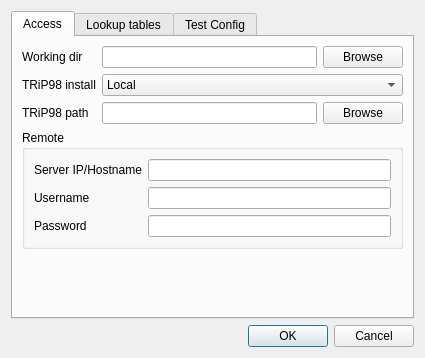
<?xml version="1.0" encoding="UTF-8"?>
<ui version="4.0">
 <class>tripConfig</class>
 <widget class="QDialog" name="tripConfig">
  <property name="geometry">
   <rect>
    <x>0</x>
    <y>0</y>
    <width>425</width>
    <height>358</height>
   </rect>
  </property>
  <property name="windowTitle">
   <string>TRiP98 Configuration</string>
  </property>
  <layout class="QVBoxLayout" name="verticalLayout">
   <item>
    <widget class="QTabWidget" name="tabWidget">
     <property name="currentIndex">
      <number>0</number>
     </property>
     <widget class="QWidget" name="tab_access">
      <attribute name="title">
       <string>Access</string>
      </attribute>
      <layout class="QFormLayout" name="formLayout_2">
       <item row="1" column="0">
        <widget class="QLabel" name="wdirpath_label">
         <property name="text">
          <string>Working dir</string>
         </property>
        </widget>
       </item>
       <item row="1" column="1">
        <layout class="QHBoxLayout" name="wdir_horizontalLayout">
         <item>
          <widget class="QLineEdit" name="wdirPath_lineEdit">
           <property name="sizePolicy">
            <sizepolicy hsizetype="Expanding" vsizetype="Fixed">
             <horstretch>0</horstretch>
             <verstretch>0</verstretch>
            </sizepolicy>
           </property>
          </widget>
         </item>
         <item>
          <widget class="QPushButton" name="wdirPath_pushButton">
           <property name="text">
            <string>Browse</string>
           </property>
          </widget>
         </item>
        </layout>
       </item>
       <item row="2" column="0">
        <widget class="QLabel" name="tripAccess_label">
         <property name="text">
          <string>TRiP98 install</string>
         </property>
        </widget>
       </item>
       <item row="2" column="1">
        <widget class="QComboBox" name="tripAccess_comboBox">
         <item>
          <property name="text">
           <string>Local</string>
          </property>
         </item>
         <item>
          <property name="text">
           <string>Remote</string>
          </property>
         </item>
        </widget>
       </item>
       <item row="3" column="0">
        <widget class="QLabel" name="tripPath_label">
         <property name="text">
          <string>TRiP98 path</string>
         </property>
        </widget>
       </item>
       <item row="3" column="1">
        <layout class="QHBoxLayout" name="horizontalLayout_3">
         <item>
          <widget class="QLineEdit" name="tripPath_lineEdit"/>
         </item>
         <item>
          <widget class="QPushButton" name="tripPath_pushButton">
           <property name="text">
            <string>Browse</string>
           </property>
          </widget>
         </item>
        </layout>
       </item>
       <item row="8" column="0" colspan="2">
        <widget class="QGroupBox" name="remote_tab">
         <property name="sizePolicy">
          <sizepolicy hsizetype="Preferred" vsizetype="Maximum">
           <horstretch>0</horstretch>
           <verstretch>0</verstretch>
          </sizepolicy>
         </property>
         <property name="title">
          <string>Remote</string>
         </property>
         <layout class="QFormLayout" name="formLayout">
          <item row="0" column="1">
           <widget class="QLineEdit" name="serverip_lineEdit"/>
          </item>
          <item row="1" column="0">
           <widget class="QLabel" name="username_label">
            <property name="text">
             <string>Username</string>
            </property>
           </widget>
          </item>
          <item row="1" column="1">
           <widget class="QLineEdit" name="username_lineEdit"/>
          </item>
          <item row="2" column="0">
           <widget class="QLabel" name="password_label">
            <property name="text">
             <string>Password</string>
            </property>
           </widget>
          </item>
          <item row="2" column="1">
           <widget class="QLineEdit" name="password_lineEdit"/>
          </item>
          <item row="0" column="0">
           <widget class="QLabel" name="serverip_label">
            <property name="text">
             <string>Server IP/Hostname</string>
            </property>
           </widget>
          </item>
         </layout>
        </widget>
       </item>
      </layout>
     </widget>
     <widget class="QWidget" name="tab_lut">
      <attribute name="title">
       <string>Lookup tables</string>
      </attribute>
      <layout class="QVBoxLayout" name="verticalLayout_2">
       <item>
        <widget class="QGroupBox" name="groupBox_hlut">
         <property name="title">
          <string>Hounsfield lookup table (HLUT)</string>
         </property>
         <layout class="QHBoxLayout" name="horizontalLayout_4">
          <item>
           <widget class="QLineEdit" name="hlut_lineEdit"/>
          </item>
          <item>
           <widget class="QPushButton" name="hlut_pushButton">
            <property name="text">
             <string>Browse</string>
            </property>
           </widget>
          </item>
         </layout>
        </widget>
       </item>
       <item>
        <widget class="QGroupBox" name="groupBox">
         <property name="title">
          <string>Stopping power table (dE/dx)</string>
         </property>
         <layout class="QHBoxLayout" name="horizontalLayout_2">
          <item>
           <widget class="QLineEdit" name="dedx_lineEdit"/>
          </item>
          <item>
           <widget class="QPushButton" name="dedx_pushButton">
            <property name="text">
             <string>Browse</string>
            </property>
           </widget>
          </item>
         </layout>
        </widget>
       </item>
       <item>
        <spacer name="verticalSpacer">
         <property name="orientation">
          <enum>Qt::Vertical</enum>
         </property>
         <property name="sizeHint" stdset="0">
          <size>
           <width>20</width>
           <height>20</height>
          </size>
         </property>
        </spacer>
       </item>
      </layout>
     </widget>
     <widget class="QWidget" name="tab_test">
      <attribute name="title">
       <string>Test Config</string>
      </attribute>
      <layout class="QVBoxLayout" name="verticalLayout_3">
       <item>
        <widget class="QGroupBox" name="groupBox_version">
         <property name="title">
          <string>TRiP98 Version</string>
         </property>
         <layout class="QHBoxLayout" name="horizontalLayout">
          <item>
           <widget class="QLabel" name="version_label">
            <property name="sizePolicy">
             <sizepolicy hsizetype="Expanding" vsizetype="Preferred">
              <horstretch>0</horstretch>
              <verstretch>0</verstretch>
             </sizepolicy>
            </property>
            <property name="text">
             <string>Version: </string>
            </property>
           </widget>
          </item>
          <item>
           <widget class="QPushButton" name="version_pushButton">
            <property name="sizePolicy">
             <sizepolicy hsizetype="Minimum" vsizetype="Preferred">
              <horstretch>0</horstretch>
              <verstretch>0</verstretch>
             </sizepolicy>
            </property>
            <property name="minimumSize">
             <size>
              <width>100</width>
              <height>0</height>
             </size>
            </property>
            <property name="text">
             <string>Check</string>
            </property>
           </widget>
          </item>
         </layout>
        </widget>
       </item>
       <item>
        <widget class="QGroupBox" name="groupBox_4">
         <property name="title">
          <string>Check selected kernel</string>
         </property>
         <layout class="QHBoxLayout" name="horizontalLayout_5">
          <item>
           <widget class="QComboBox" name="checkKernel_comboBox">
            <property name="sizePolicy">
             <sizepolicy hsizetype="Expanding" vsizetype="Preferred">
              <horstretch>0</horstretch>
              <verstretch>0</verstretch>
             </sizepolicy>
            </property>
           </widget>
          </item>
          <item>
           <widget class="QPushButton" name="checkKernel_pushButton">
            <property name="sizePolicy">
             <sizepolicy hsizetype="Minimum" vsizetype="Preferred">
              <horstretch>0</horstretch>
              <verstretch>0</verstretch>
             </sizepolicy>
            </property>
            <property name="minimumSize">
             <size>
              <width>100</width>
              <height>0</height>
             </size>
            </property>
            <property name="text">
             <string>Check Kernel</string>
            </property>
            <property name="autoRepeatDelay">
             <number>300</number>
            </property>
            <property name="autoRepeatInterval">
             <number>100</number>
            </property>
           </widget>
          </item>
         </layout>
        </widget>
       </item>
       <item>
        <spacer name="verticalSpacer_testab">
         <property name="orientation">
          <enum>Qt::Vertical</enum>
         </property>
         <property name="sizeHint" stdset="0">
          <size>
           <width>20</width>
           <height>40</height>
          </size>
         </property>
        </spacer>
       </item>
      </layout>
     </widget>
    </widget>
   </item>
   <item>
    <widget class="QDialogButtonBox" name="accept_buttonBox">
     <property name="standardButtons">
      <set>QDialogButtonBox::Cancel|QDialogButtonBox::Ok</set>
     </property>
    </widget>
   </item>
  </layout>
 </widget>
 <resources/>
 <connections/>
</ui>
